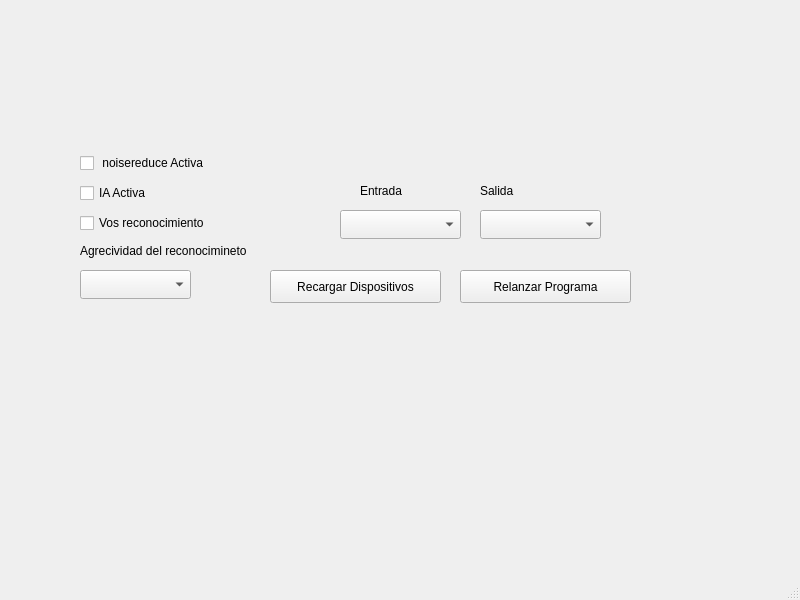
<?xml version="1.0" encoding="UTF-8"?>
<ui version="4.0">
 <class>MainWindow</class>
 <widget class="QMainWindow" name="MainWindow">
  <property name="geometry">
   <rect>
    <x>0</x>
    <y>0</y>
    <width>800</width>
    <height>600</height>
   </rect>
  </property>
  <property name="windowTitle">
   <string>MainWindow</string>
  </property>
  <widget class="QWidget" name="centralwidget">
   <widget class="QPushButton" name="pushButton_2">
    <property name="geometry">
     <rect>
      <x>460</x>
      <y>270</y>
      <width>171</width>
      <height>33</height>
     </rect>
    </property>
    <property name="text">
     <string>Relanzar Programa</string>
    </property>
   </widget>
   <widget class="QComboBox" name="comboBox_2">
    <property name="geometry">
     <rect>
      <x>340</x>
      <y>210</y>
      <width>121</width>
      <height>29</height>
     </rect>
    </property>
   </widget>
   <widget class="QComboBox" name="comboBox_3">
    <property name="geometry">
     <rect>
      <x>480</x>
      <y>210</y>
      <width>121</width>
      <height>29</height>
     </rect>
    </property>
   </widget>
   <widget class="QLabel" name="label">
    <property name="geometry">
     <rect>
      <x>360</x>
      <y>180</y>
      <width>65</width>
      <height>21</height>
     </rect>
    </property>
    <property name="text">
     <string>Entrada</string>
    </property>
   </widget>
   <widget class="QComboBox" name="comboBox">
    <property name="geometry">
     <rect>
      <x>80</x>
      <y>270</y>
      <width>111</width>
      <height>29</height>
     </rect>
    </property>
   </widget>
   <widget class="QCheckBox" name="checkBox">
    <property name="geometry">
     <rect>
      <x>80</x>
      <y>180</y>
      <width>97</width>
      <height>26</height>
     </rect>
    </property>
    <property name="text">
     <string>IA Activa</string>
    </property>
   </widget>
   <widget class="QPushButton" name="pushButton">
    <property name="geometry">
     <rect>
      <x>270</x>
      <y>270</y>
      <width>171</width>
      <height>33</height>
     </rect>
    </property>
    <property name="text">
     <string>Recargar Dispositivos</string>
    </property>
   </widget>
   <widget class="QCheckBox" name="checkBox_2">
    <property name="geometry">
     <rect>
      <x>80</x>
      <y>210</y>
      <width>171</width>
      <height>26</height>
     </rect>
    </property>
    <property name="text">
     <string>Vos reconocimiento</string>
    </property>
   </widget>
   <widget class="QLabel" name="label_2">
    <property name="geometry">
     <rect>
      <x>480</x>
      <y>180</y>
      <width>65</width>
      <height>21</height>
     </rect>
    </property>
    <property name="text">
     <string>Salida</string>
    </property>
   </widget>
   <widget class="QLabel" name="label_3">
    <property name="geometry">
     <rect>
      <x>80</x>
      <y>240</y>
      <width>221</width>
      <height>21</height>
     </rect>
    </property>
    <property name="text">
     <string>Agrecividad del reconocimineto</string>
    </property>
   </widget>
   <widget class="QCheckBox" name="checkBox_3">
    <property name="geometry">
     <rect>
      <x>80</x>
      <y>150</y>
      <width>161</width>
      <height>26</height>
     </rect>
    </property>
    <property name="text">
     <string> noisereduce Activa</string>
    </property>
   </widget>
  </widget>
  <widget class="QStatusBar" name="statusbar"/>
 </widget>
 <resources/>
 <connections/>
</ui>
